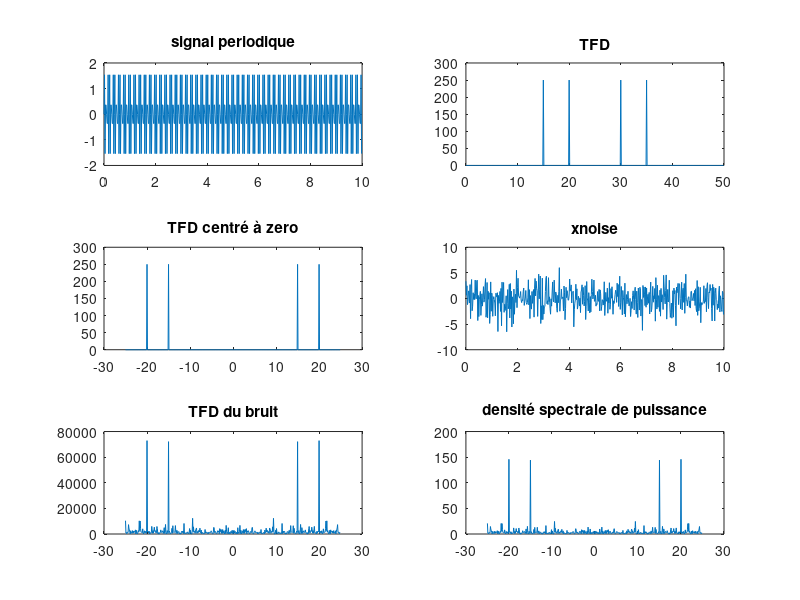

MATLAB code to generate this figure:

   
clear all
close all
clc

%Partie 1-----------------------------------------------------------------------------------------------------------------------------------

Te=1/50; 
fe=50;

t=0:Te:10-Te;
N=length(t);
figure(1);
%s un signal périodique x(t) constitué d’une somme de deux sinusoïdes de fréquences 15Hz et 20Hz
x=sin(2*pi*15*t)+sin(2*pi*20*t);
subplot(3,2,1);
%sound(x);
plot(t,x);
title('signal periodique');
%TFD du signal x(t) en utilisant la commande fft
F=abs(fft(x));
f=(0:N-1)*(fe/N);
subplot(3,2,2);
plot(f,F);
title('TFD');
%Pour mieux visualiser le contenu fréquentiel du signal,on utilise la fonction fftshift
subplot(3,2,3);
fshift=(-N/2:(N/2)-1)*(fe/N);
plot(fshift,fftshift(F));
title('TFD centré à zero');

% randn pour générer un xnoice (bruit)
xnoise=x+2*randn(size(t));

subplot(3,2,4);
plot(t,xnoise);
title('xnoise');

% le spectre de puissance du signal bruité centré à la fréquence zéro
Fnoise=abs(fft(xnoise));
subplot(3,2,5);
plot(fshift,fftshift(Fnoise.^2));
title('TFD du bruit');

DS=(Fnoise.^2)/N;
subplot(3,2,6);
plot(fshift,fftshift(DS));
title('densité spectrale de puissance');